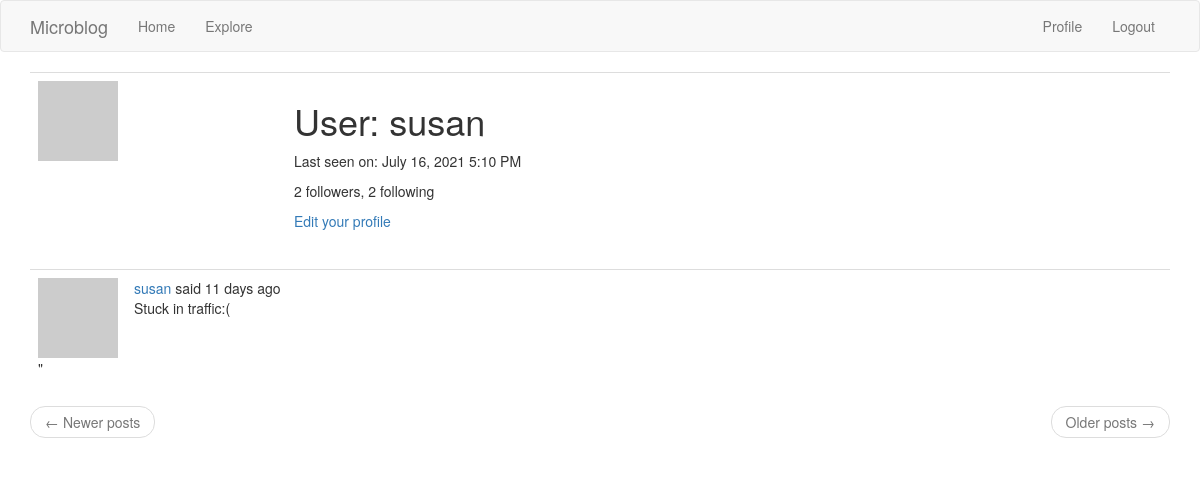
Screenshot of /user/susan (signed in) with the database file from the repository.
### app/models.py (models this page shows, shortened)
class User(UserMixin, db.Model):
    id = db.Column(db.Integer, primary_key=True)
    username = db.Column(db.String(64), index=True, unique=True)
    email = db.Column(db.String(120), index=True, unique=True)
    password_hash = db.Column(db.String(128))
    posts = db.relationship('Post', backref='author', lazy='dynamic')
    about_me = db.Column(db.String(140))
    last_seen = db.Column(db.DateTime, default=datetime.utcnow)
    followed = db.relationship(
        'User', secondary=followers,
        primaryjoin=(followers.c.follower_id == id),
        secondaryjoin=(followers.c.followed_id == id),
        backref=db.backref('followers', lazy='dynamic'), lazy='dynamic'
    )
    def avatar(self, size):
        digest = md5(self.email.lower().encode('utf-8')).hexdigest()
        return 'https://www.gravatar.com/avatar/{}?d=identicon&s={}'.format(digest, size)

class Post(db.Model):
    id = db.Column(db.Integer, primary_key=True)
    body = db.Column(db.String(140))
    timestamp = db.Column(db.DateTime, index=True, default=datetime.utcnow)
    user_id = db.Column(db.Integer, db.ForeignKey('user.id'))

### app/routes.py (the view)
@app.route('/user/<username>')
@login_required
def user(username):
    user = User.query.filter_by(username=username).first_or_404()
    posts = Post.query.filter_by(user_id=user.id).order_by(Post.timestamp.desc())
    return render_template('user.html', user=user, posts=posts)

### app/models.py (called while the page is built)
@login.user_loader
def load_user(id):
    return User.query.get(int(id))

### app/routes.py (called while the page is built)
@app.before_request
def before_request():
    if current_user.is_authenticated:
        current_user.last_seen = datetime.utcnow()
        db.session.commit()
    g.locale = str(get_locale())

### app/templates/user.html (shortened to what this page needs)
{% extends "base.html" %}
{% block app_content %}
    <table class="table table-hover">
        <tr>
            <td width="256px"><img src="{{ user.avatar(256) }}"></td>
            <td>
                <h1>{{ _('User') }}: {{ user.username }}</h1>
                {% if user.last_seen %}
                <p>{{ _('Last seen on') }}: {{ moment(user.last_seen).format('LLL') }}</p>
                {% endif %}
                <p>{{ _('%(count)d followers', count=user.followers.count()) }}, {{ _('%(count)d following', count=user.followed.count()) }}</p>
                {% if user == current_user %}
                <p><a href="{{ url_for('edit_profile')}}">{{ _('Edit your profile') }}</a></p>
                {% endif %}
            </td>
        </tr>
    </table>
    {% for post in posts %}
        {% include '_post.html' %}
    {% endfor %}
    <nav aria-label="...">
        <ul class="pager">
            <li class="previous{% if not prev_url %} disabled{% endif %}">
                <a href="{{ prev_url or '#' }}">
                    <span aria-hidden="true">&larr;</span> {{ _('Newer posts') }}
                </a>
            </li>
            <li class="next{% if not next_url %} disabled{% endif %}">
                <a href="{{ next_url or '#' }}">
                    {{ _('Older posts') }} <span aria-hidden="true">&rarr;</span>
                </a>
            </li>
        </ul>
    </nav>
{% endblock %}

### app/templates/_post.html (shortened to what this page needs)
<table class="table table-hover">
    <tr>
        <td width="70px">
            <a href="{{ url_for('user', username=post.author.username) }}">
                <img src="{{ post.author.avatar(70) }}" />
            </a>"
        </td>
        <td>
            {{ _('%(username)s said %(when)s',
                username=user_link, when=moment(post.timestamp).fromNow()) }}
            <br>
            {{ post.body }}
        </td>
    </tr>
</table>

### rows the page displays
User: username "susan", last_seen "July 16, 2021 5:10 PM"
Post: body "Stuck in traffic:("
